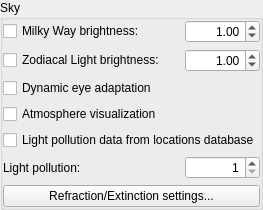
           <widget class="QGroupBox" name="largeObjectsGroupbox">
            <property name="sizePolicy">
             <sizepolicy hsizetype="Preferred" vsizetype="Fixed">
              <horstretch>0</horstretch>
              <verstretch>0</verstretch>
             </sizepolicy>
            </property>
            <property name="title">
             <string>Sky</string>
            </property>
            <property name="alignment">
             <set>Qt::AlignLeading</set>
            </property>
            <property name="flat">
             <bool>true</bool>
            </property>
            <property name="checkable">
             <bool>false</bool>
            </property>
            <layout class="QGridLayout" name="gridLayout_18">
             <property name="leftMargin">
              <number>0</number>
             </property>
             <property name="topMargin">
              <number>0</number>
             </property>
             <property name="rightMargin">
              <number>0</number>
             </property>
             <property name="bottomMargin">
              <number>0</number>
             </property>
             <item row="5" column="0">
              <layout class="QHBoxLayout" name="_2">
               <item>
                <widget class="QLabel" name="label_4">
                 <property name="text">
                  <string>Light pollution:</string>
                 </property>
                </widget>
               </item>
               <item>
                <widget class="QSpinBox" name="lightPollutionSpinBox">
                 <property name="maximumSize">
                  <size>
                   <width>75</width>
                   <height>16777215</height>
                  </size>
                 </property>
                 <property name="alignment">
                  <set>Qt::AlignRight|Qt::AlignTrailing|Qt::AlignVCenter</set>
                 </property>
                 <property name="minimum">
                  <number>1</number>
                 </property>
                 <property name="maximum">
                  <number>9</number>
                 </property>
                 <property name="value">
                  <number>1</number>
                 </property>
                </widget>
               </item>
              </layout>
             </item>
             <item row="0" column="0">
              <layout class="QHBoxLayout" name="horizontalLayout_milkyWay">
               <item>
                <widget class="QCheckBox" name="milkyWayCheckBox">
                 <property name="text">
                  <string>Milky Way brightness:</string>
                 </property>
                </widget>
               </item>
               <item>
                <widget class="QDoubleSpinBox" name="milkyWayBrightnessDoubleSpinBox">
                 <property name="maximumSize">
                  <size>
                   <width>75</width>
                   <height>16777215</height>
                  </size>
                 </property>
                 <property name="alignment">
                  <set>Qt::AlignRight|Qt::AlignTrailing|Qt::AlignVCenter</set>
                 </property>
                 <property name="decimals">
                  <number>2</number>
                 </property>
                 <property name="maximum">
                  <double>10.000000000000000</double>
                 </property>
                 <property name="singleStep">
                  <double>0.100000000000000</double>
                 </property>
                 <property name="value">
                  <double>1.000000000000000</double>
                 </property>
                </widget>
               </item>
              </layout>
             </item>
             <item row="2" column="0">
              <widget class="QCheckBox" name="adaptationCheckbox">
               <property name="toolTip">
                <string>Dim faint stars when a very bright object is visible</string>
               </property>
               <property name="text">
                <string>Dynamic eye adaptation</string>
               </property>
               <property name="checked">
                <bool>false</bool>
               </property>
              </widget>
             </item>
             <item row="1" column="0">
              <layout class="QHBoxLayout" name="horizontalLayout_zodiacalLight">
               <item>
                <widget class="QCheckBox" name="zodiacalLightCheckBox">
                 <property name="text">
                  <string>Zodiacal Light brightness:</string>
                 </property>
                </widget>
               </item>
               <item>
                <widget class="QDoubleSpinBox" name="zodiacalLightBrightnessDoubleSpinBox">
                 <property name="maximumSize">
                  <size>
                   <width>75</width>
                   <height>16777215</height>
                  </size>
                 </property>
                 <property name="alignment">
                  <set>Qt::AlignRight|Qt::AlignTrailing|Qt::AlignVCenter</set>
                 </property>
                 <property name="decimals">
                  <number>2</number>
                 </property>
                 <property name="maximum">
                  <double>10.000000000000000</double>
                 </property>
                 <property name="singleStep">
                  <double>0.100000000000000</double>
                 </property>
                 <property name="value">
                  <double>1.000000000000000</double>
                 </property>
                </widget>
               </item>
              </layout>
             </item>
             <item row="4" column="0">
              <widget class="QCheckBox" name="useLightPollutionFromLocationDataCheckBox">
               <property name="toolTip">
                <string>Use light pollution data from locations database and ignore settings for light pollution below</string>
               </property>
               <property name="text">
                <string>Light pollution data from locations database</string>
               </property>
              </widget>
             </item>
             <item row="6" column="0">
              <widget class="QPushButton" name="pushButtonAtmosphereDetails">
               <property name="focusPolicy">
                <enum>Qt::NoFocus</enum>
               </property>
               <property name="toolTip">
                <string>pressure, temperature, extinction coefficient</string>
               </property>
               <property name="text">
                <string>Refraction/Extinction settings...</string>
               </property>
              </widget>
             </item>
             <item row="3" column="0">
              <widget class="QCheckBox" name="atmosphereCheckBox">
               <property name="text">
                <string>Atmosphere visualization</string>
               </property>
              </widget>
             </item>
            </layout>
           </widget>
